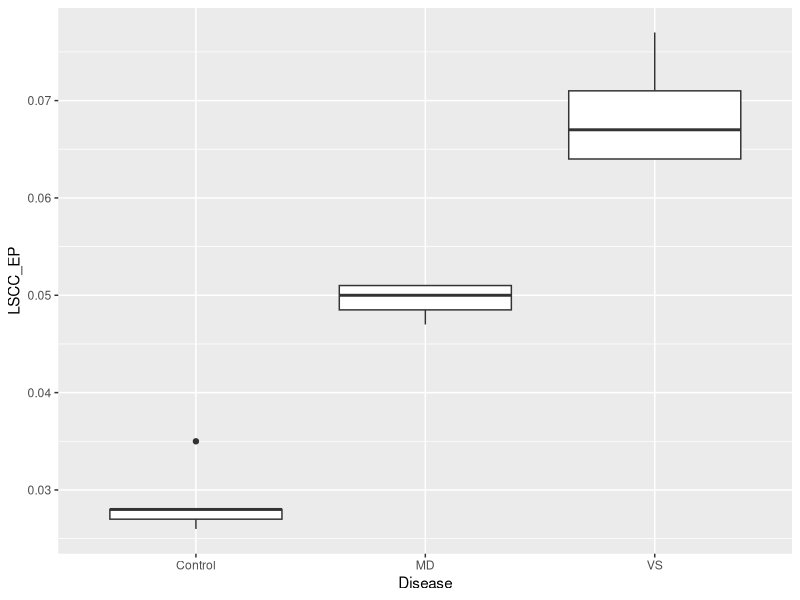
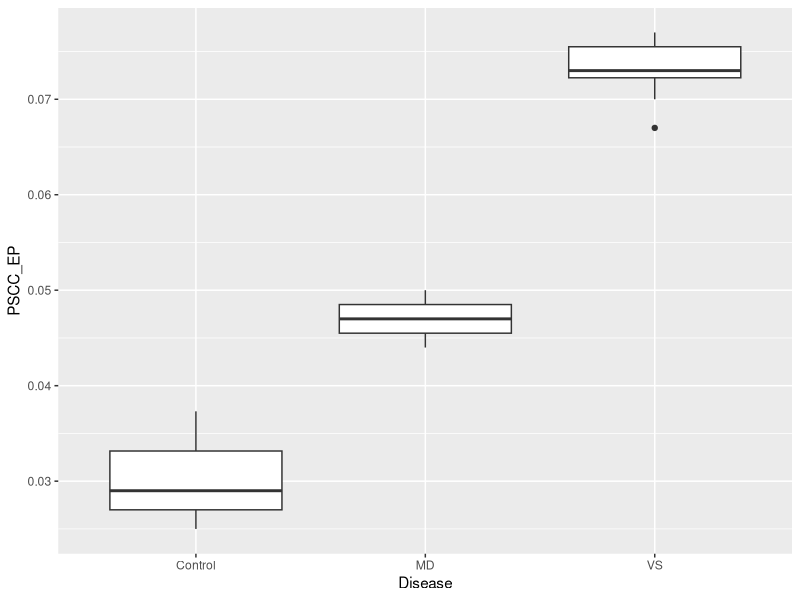
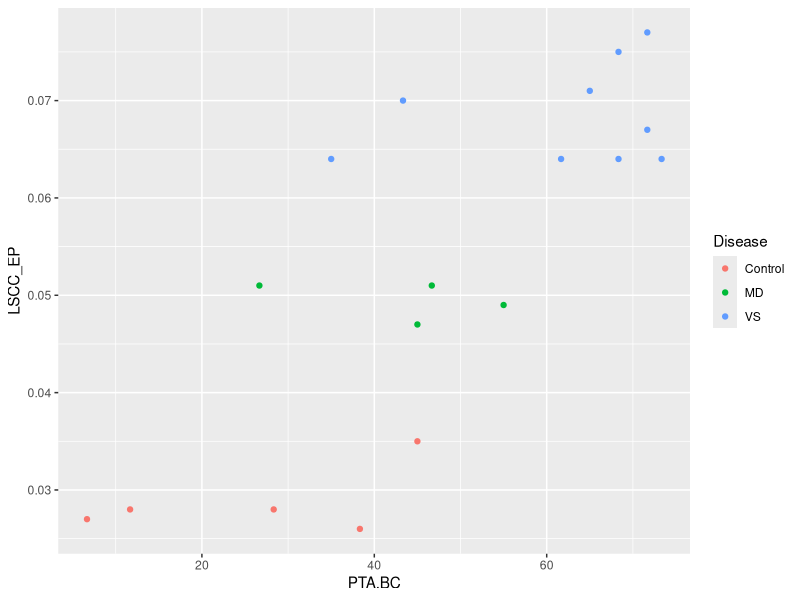
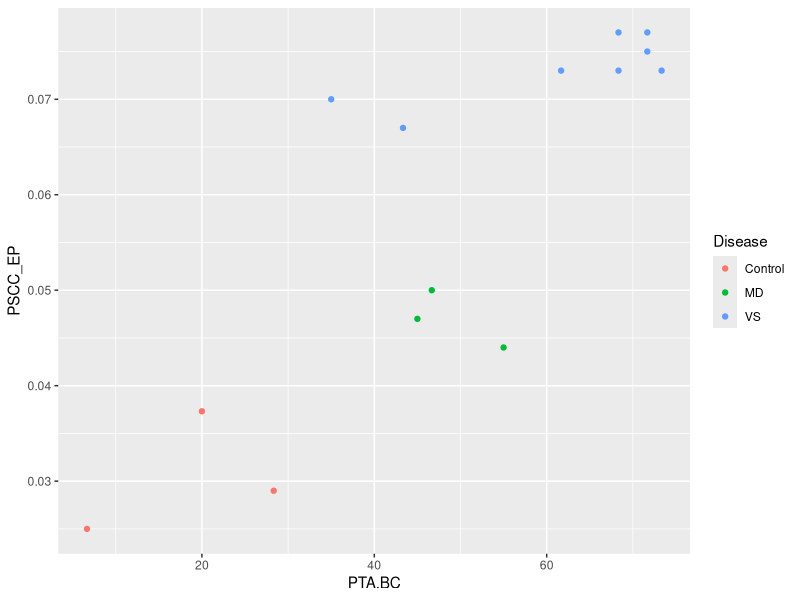
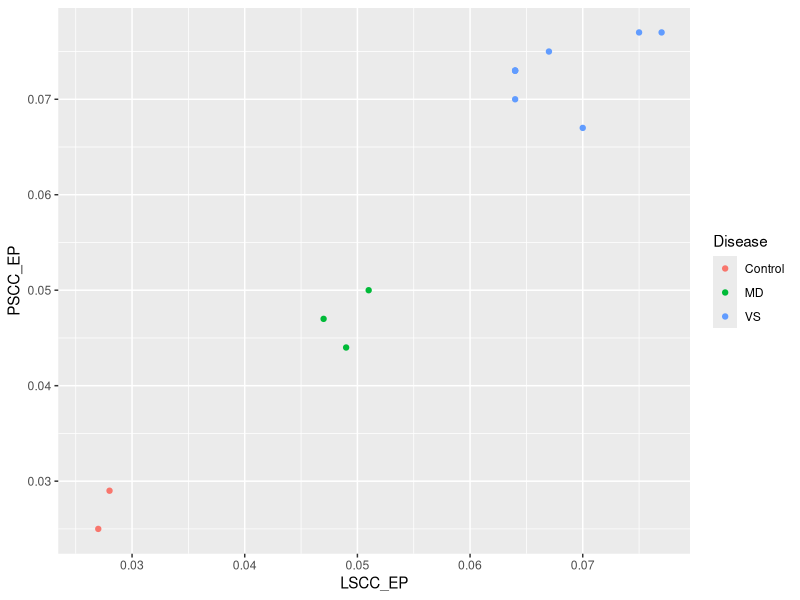
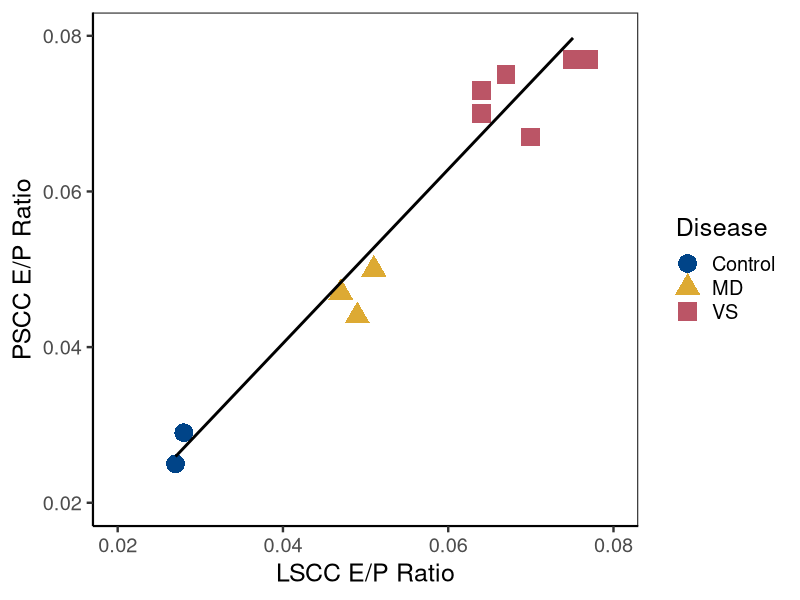
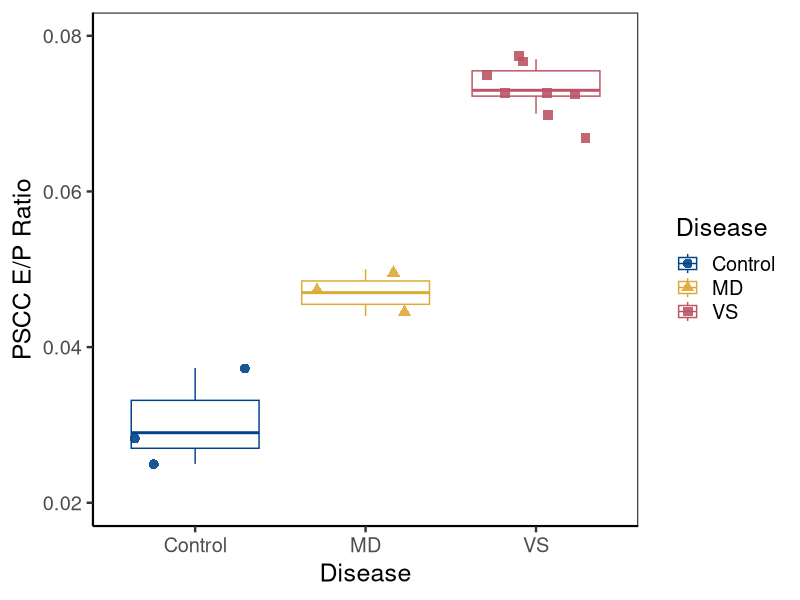
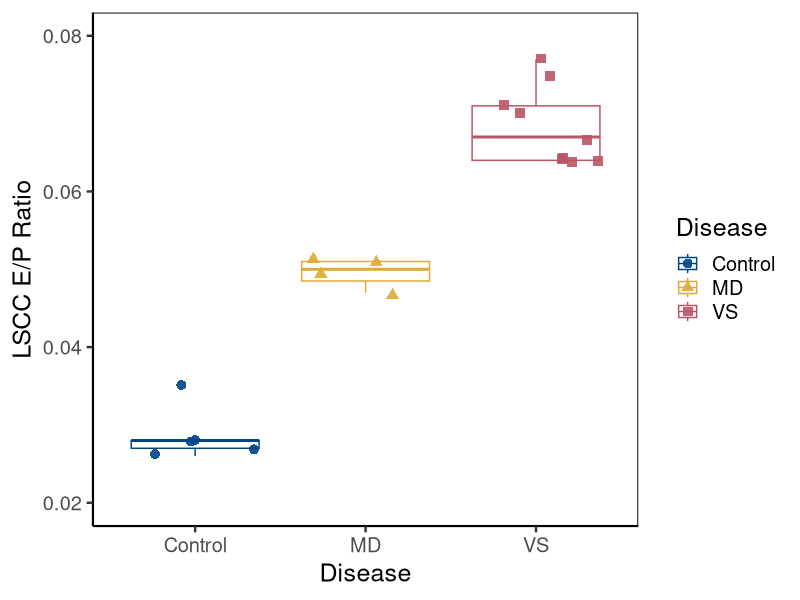

Here is the R script that generated these plots, in order: (Note: this script raises an error after producing the figures.)
# Simple Medical statistics 
library(tidyverse)
library(ggplot2)
library(lme4)
library(lmerTest)

#####
# Load data and clean it
#####
dTable <- tibble(read.csv('EPaudioData_updated.csv'))
dTable$Disease<-factor(dTable$Disease)
str(dTable)

# simple box plots
ggplot(data=dTable) +
  geom_boxplot(aes(x=Disease, y=LSCC_EP))

ggplot(data=dTable) +
  geom_boxplot(aes(x=Disease, y=PSCC_EP))

#PTA vs. LSCC EP correlation
ggplot(data=dTable) +
  geom_point(aes(x=PTA.BC, y=LSCC_EP, color=Disease))

fit<-lm(LSCC_EP ~ PTA.BC, data=dTable)
summary(fit)

#PTA vs. PSCC EP correlation
ggplot(data=dTable) +
  geom_point(aes(x=PTA.BC, y=PSCC_EP, color=Disease))

fit<-lm(PSCC_EP ~ PTA.BC, data=dTable)
summary(fit)

#PSCC EP vs LSCC EP correlation
ggplot(data=dTable) +
  geom_point(aes(x=LSCC_EP, y=PSCC_EP, color=Disease))

fit<-lm(LSCC_EP ~ PSCC_EP, data=dTable)
summary(fit)


# t-test LSCC & PSCC EP by disease (unequal variance)
x<-dTable$LSCC_EP[dTable$Disease=='Control']
y<-dTable$LSCC_EP[dTable$Disease=='MD']
t.test(x,y)

x<-dTable$LSCC_EP[dTable$Disease=='Control']
y<-dTable$LSCC_EP[dTable$Disease=='VS']
t.test(x,y)

x<-dTable$PSCC_EP[dTable$Disease=='Control']
y<-dTable$PSCC_EP[dTable$Disease=='MD']
t.test(x,y)

x<-dTable$PSCC_EP[dTable$Disease=='Control']
y<-dTable$PSCC_EP[dTable$Disease=='VS']
t.test(x,y)

# t-test LSCC & PSCC EP by disease (equal variance)
x<-dTable$LSCC_EP[dTable$Disease=='Control']
y<-dTable$LSCC_EP[dTable$Disease=='MD']
t.test(x,y, var.equal=TRUE)

x<-dTable$LSCC_EP[dTable$Disease=='Control']
y<-dTable$LSCC_EP[dTable$Disease=='VS']
t.test(x,y, var.equal=TRUE)

x<-dTable$PSCC_EP[dTable$Disease=='Control']
y<-dTable$PSCC_EP[dTable$Disease=='MD']
t.test(x,y, var.equal=TRUE)

x<-dTable$PSCC_EP[dTable$Disease=='Control']
y<-dTable$PSCC_EP[dTable$Disease=='VS']
t.test(x,y, var.equal=TRUE)


# colorblind friendly plots

highcontrast <- c("#004488","#DDAA33","#BB5566")

ggplot(data=dTable) +
  geom_point(size=6,aes(x=LSCC_EP, y=PSCC_EP, color=Disease, shape=Disease)) +
  scale_colour_manual(values=highcontrast) +
  geom_smooth(aes(x=LSCC_EP, y=PSCC_EP), color="black", method=lm, se=FALSE) +
  ylab("PSCC E/P Ratio") +
  xlab("LSCC E/P Ratio")+
  theme_bw(base_size = 18) +
  theme(panel.grid.major = element_blank(), panel.grid.minor = element_blank()) +
  theme(axis.line = element_line(size = 0.7, color = "black")) +
  xlim(0.02, 0.08) +
  ylim(0.02, 0.08) 

ggplot(data=dTable) +
  (aes(x=Disease, y=PSCC_EP, color=Disease)) +
  scale_colour_manual(values=highcontrast) +
  geom_boxplot (outliers = FALSE) +
  geom_jitter(aes(shape=Disease), size=3, alpha=0.9) +
  ylab("PSCC E/P Ratio") +
  theme_bw(base_size = 18) +
  theme(panel.grid.major = element_blank(), panel.grid.minor = element_blank()) +
  theme(axis.line = element_line(size = 0.7, color = "black")) +
  ylim(0.02, 0.08)

ggplot(data=dTable) +
  (aes(x=Disease, y=LSCC_EP, color=Disease)) +
  scale_colour_manual(values=highcontrast) +
  geom_boxplot (outliers = FALSE) +
  geom_jitter(aes(shape=Disease), size=3, alpha=0.9) +
  ylab("LSCC E/P Ratio") +
  theme_bw(base_size = 18) +
  theme(panel.grid.major = element_blank(), panel.grid.minor = element_blank()) +
  theme(axis.line = element_line(size = 0.7, color = "black")) +
  ylim(0.02, 0.08)

ggplot(data=dTable) +
  geom_point(size=6,aes(x=PTA.BC, y=LSCC_EP, color=Disease, shape=Disease)) +
  scale_colour_manual(values=highcontrast) +
  geom_smooth(aes(x=PTA.BC, y=LSCC_EP), color="black", method=lm, se=FALSE) +
  ylab("LSCC E/P Ratio") +
  xlab("Pure Tone Average (dB HL)")+
  theme_bw(base_size = 18) +
  theme(panel.grid.major = element_blank(), panel.grid.minor = element_blank()) +
  theme(axis.line = element_line(size = 0.7, color = "black")) +
  xlim(0, 80) +
  ylim(0.02, 0.08)

ggplot(data=dTable) +
  geom_point(size=6,aes(x=PTA.BC, y=PSCC_EP, color=Disease, shape=Disease)) +
  scale_colour_manual(values=highcontrast) + 
  geom_smooth(aes(x=PTA.BC, y=PSCC_EP), color="black", method=lm, se=FALSE) +
  ylab("PSCC E/P Ratio") +
  xlab("Pure Tone Average (dB HL)")+
  theme_bw(base_size = 18) +
  theme(panel.grid.major = element_blank(), panel.grid.minor = element_blank()) +
  theme(axis.line = element_line(size = 0.7, color = "black")) +
  xlim(0, 80) +
  ylim(0.02, 0.08) 


####
##summary stats

summary <- dTable %>% 
  group_by(Disease) %>% 
  get_summary_stats(type = "mean_sd")
summary
